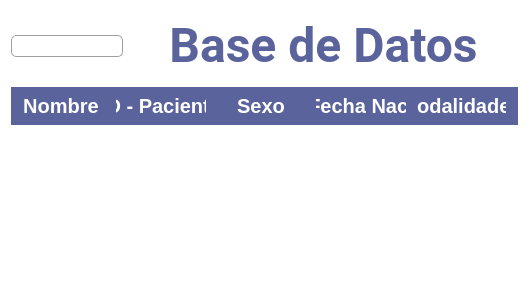
      <widget class="QWidget" name="pantallaBaseDeDatos">
       <property name="styleSheet">
        <string notr="true">background-color: rgb(255, 255, 255);</string>
       </property>
       <layout class="QVBoxLayout" name="verticalLayout_6">
        <item>
         <layout class="QHBoxLayout" name="horizontalLayout_7">
          <item>
           <widget class="QLineEdit" name="filterLiner_db">
            <property name="maximumSize">
             <size>
              <width>300</width>
              <height>16777215</height>
             </size>
            </property>
            <property name="styleSheet">
             <string notr="true">border: 1px solid #A0A0A0;
border-radius: 5px;
padding: 2px;
background-color: white;</string>
            </property>
           </widget>
          </item>
          <item>
           <spacer name="horizontalSpacer_4">
            <property name="orientation">
             <enum>Qt::Horizontal</enum>
            </property>
            <property name="sizeType">
             <enum>QSizePolicy::Minimum</enum>
            </property>
            <property name="sizeHint" stdset="0">
             <size>
              <width>40</width>
              <height>20</height>
             </size>
            </property>
           </spacer>
          </item>
          <item>
           <widget class="QLabel" name="label_3">
            <property name="minimumSize">
             <size>
              <width>0</width>
              <height>70</height>
             </size>
            </property>
            <property name="font">
             <font>
              <family>Roboto</family>
              <pointsize>36</pointsize>
              <weight>75</weight>
              <bold>true</bold>
             </font>
            </property>
            <property name="text">
             <string>&lt;html&gt;&lt;head/&gt;&lt;body&gt;&lt;p&gt;&lt;span style=&quot; color:#5a639c;&quot;&gt;Base de Datos&lt;/span&gt;&lt;/p&gt;&lt;/body&gt;&lt;/html&gt;</string>
            </property>
            <property name="alignment">
             <set>Qt::AlignCenter</set>
            </property>
           </widget>
          </item>
          <item>
           <spacer name="horizontalSpacer_5">
            <property name="orientation">
             <enum>Qt::Horizontal</enum>
            </property>
            <property name="sizeType">
             <enum>QSizePolicy::Expanding</enum>
            </property>
            <property name="sizeHint" stdset="0">
             <size>
              <width>40</width>
              <height>20</height>
             </size>
            </property>
           </spacer>
          </item>
         </layout>
        </item>
        <item>
         <widget class="QTableWidget" name="database_table">
          <property name="sizePolicy">
           <sizepolicy hsizetype="Expanding" vsizetype="Expanding">
            <horstretch>0</horstretch>
            <verstretch>0</verstretch>
           </sizepolicy>
          </property>
          <property name="cursor" stdset="0">
           <cursorShape>ArrowCursor</cursorShape>
          </property>
          <property name="autoFillBackground">
           <bool>false</bool>
          </property>
          <property name="styleSheet">
           <string notr="true">QTableWidget {
    font-family: 'Roboto', sans-serif;

    border-radius: 10px;
    gridline-color: #D9D9D9;
    border: none;
}

QHeaderView::section {
    background-color: #5A639C;
    color: white;
    font-weight: bold;
	font-size: 20px;
    padding: 5px;
    border: none;
    text-align: center;
}

QTableWidget::item {
    color: black;
    font-weight: regular;
    background-color: #D9D9D9;
	font-size: 16px;
    padding: 5px;
    text-align: center;
    border: none;
}

QTableWidget::item:selected {
    background-color: #B0B0B0;
}

/* Centrar verticalmente el contenido de las celdas */
QTableWidget::item {
    padding-top: 5px;
    padding-bottom: 5px;
}

/* Asegurar que el texto se centre horizontalmente */
QTableWidget {
    qproperty-textElideMode: ElideNone;
    qproperty-showGrid: false;
}

/* Estilo para el viewport del QTableWidget */
QTableWidget QTableCornerButton::section {
    background-color: #5A639C;
    border: none;
}

QScrollBar:horizontal,
QScrollBar:vertical {
    background-color: #D9D9D9;
    border-radius: 5px;
    margin: 0px;
}

QScrollBar::handle:horizontal,
QScrollBar::handle:vertical {
    background-color: #5A639C;
    border-radius: 5px;
    min-height: 2px;
    min-width: 2px;
}

QScrollBar::add-line:horizontal,
QScrollBar::sub-line:horizontal,
QScrollBar::add-line:vertical,
QScrollBar::sub-line:vertical {
    border: none;
    background: none;
    width: 0px;
    height: 0px;
}

QScrollBar::add-page:horizontal,
QScrollBar::sub-page:horizontal,
QScrollBar::add-page:vertical,
QScrollBar::sub-page:vertical {
    background: none;
}

QScrollBar::handle:vertical {
    max-height: 10px;
    min-height: 8px;
}</string>
          </property>
          <property name="verticalScrollBarPolicy">
           <enum>Qt::ScrollBarAsNeeded</enum>
          </property>
          <property name="horizontalScrollBarPolicy">
           <enum>Qt::ScrollBarAlwaysOff</enum>
          </property>
          <property name="selectionBehavior">
           <enum>QAbstractItemView::SelectRows</enum>
          </property>
          <property name="showGrid">
           <bool>false</bool>
          </property>
          <property name="cornerButtonEnabled">
           <bool>false</bool>
          </property>
          <column>
           <property name="text">
            <string>Nombre</string>
           </property>
          </column>
          <column>
           <property name="text">
            <string>ID - Paciente</string>
           </property>
          </column>
          <column>
           <property name="text">
            <string>Sexo</string>
           </property>
          </column>
          <column>
           <property name="text">
            <string>Fecha Nac.</string>
           </property>
          </column>
          <column>
           <property name="text">
            <string>Modalidades</string>
           </property>
          </column>
          <column>
           <property name="text">
            <string/>
           </property>
           <property name="icon">
            <iconset>
             <normaloff>Assets/trash.png</normaloff>Assets/trash.png</iconset>
           </property>
          </column>
         </widget>
        </item>
       </layout>
      </widget>
